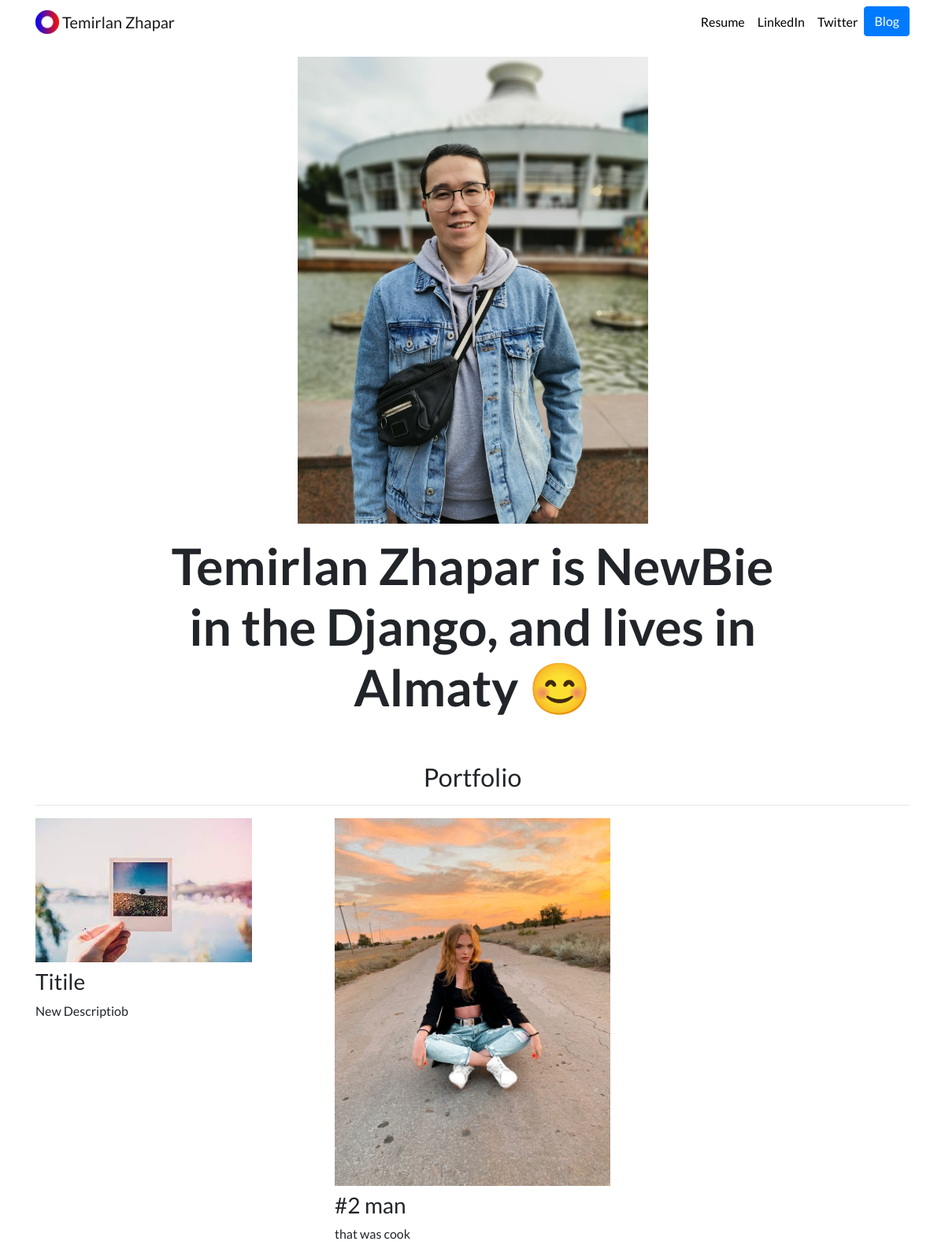
Before: / with the older database file.
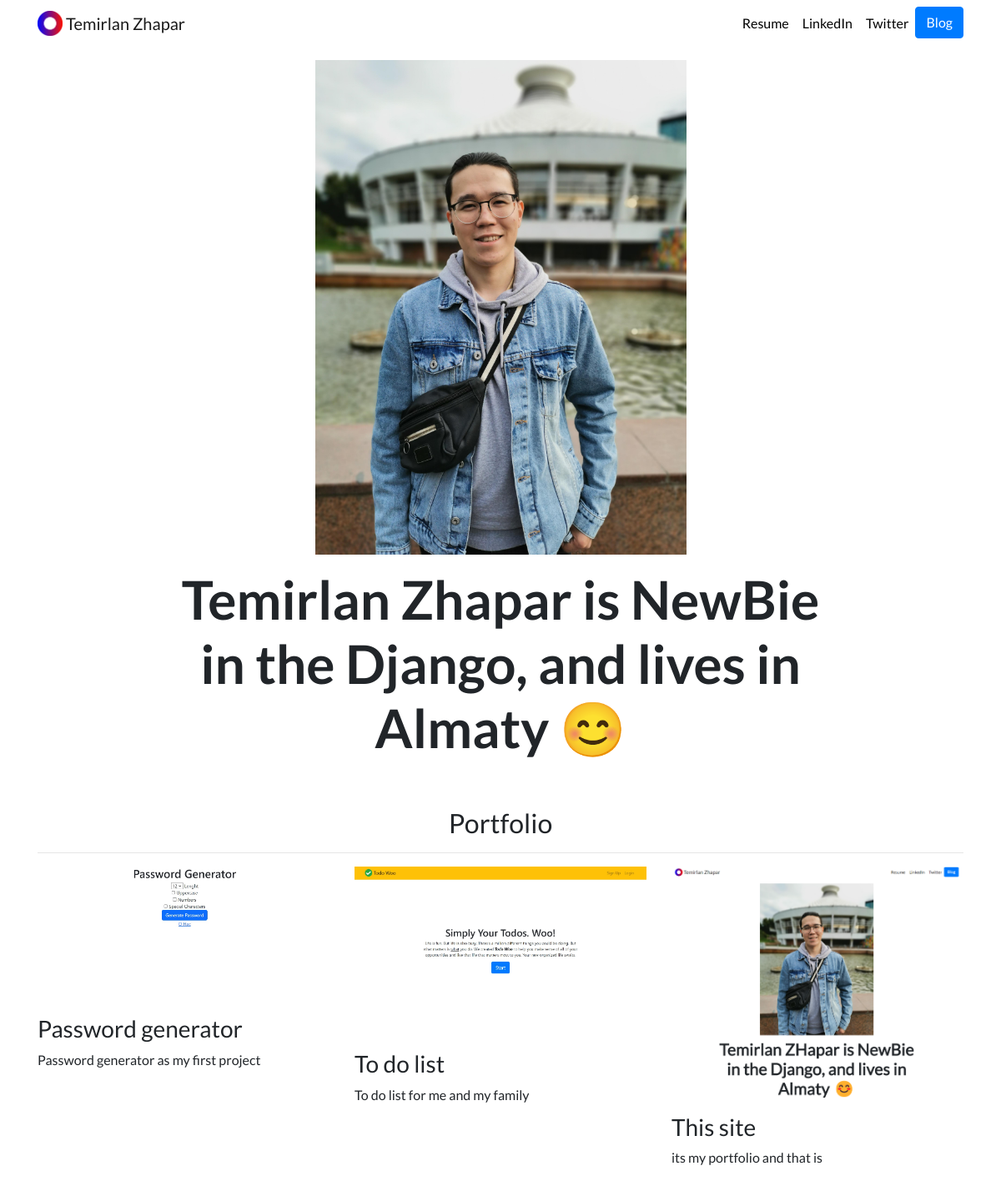
After: the same page with the newer database file.
### portfolio/models.py (models this page shows, shortened)
class Project(models.Model):
    title = models.CharField(max_length=100)
    description = models.CharField(max_length=250)
    image = models.ImageField(upload_to='portfolio/images/')
    url = models.URLField(blank=True)

### portfolio/views.py (the view)
# urls.py: 2. Add a URL to urlpatterns:  path('', views.home, name='home')
def home(request):
    projects = Project.objects.all()
    return render(request, 'portfolio/home.html', {'projects':projects})

### portfolio/templates/portfolio/home.html
{% extends "portfolio/base.html" %}
{% load static %}
{% block content %}
<div class="row justify-content-center my-3">
  <div class="col-5">
    <img src="{% static 'portfolio/photo.jpg' %}" class="img-fluid">
  </div>
</div>
<div class="row justify-content-center mb-3">
  <div class="col-md-9 text-center">
    <h1 id="hometext" class="font-weight-bold">Temirlan Zhapar is NewBie in the Django, and lives in Almaty 😊</h1>
  </div>
</div>
<h2 class="mt-5"><center>Portfolio</center></h2>
<hr>
<div class="row">
  {% for project in projects %}
  <div class="col-lg-4 col-md-6">
    {% if project.url %}
    <a href="{{ project.url }}">
      <img src="{{ project.image.url }}" class="img-fluid mb-2">
    </a>
    {% else %}
    <img src="{{ project.image.url }}" class="img-fluid mb-2">
    {% endif %}
    <h3>{{ project.title }}</h3>
    <p>{{ project.description }}</p>
  </div>
  {% endfor %}
</div>
{% endblock %}

### portfolio/templates/portfolio/base.html (shortened to what this page needs)
{% load static %}
<!doctype html>
<html lang="en">
<head>
  <link rel="stylesheet" href="https://stackpath.bootstrapcdn.com/bootstrap/4.4.1/css/bootstrap.min.css">
  <link rel="stylesheet" href="{% static "portfolio/custom.css" %}">
</head>
<body>
  <nav id="topNav" class="navbar navbar-expand-md navbar-light">
    <div class="container">
      <a class="navbar-brand" href="{% url 'home' %}">
        <img src="{% static "portfolio/Logo.png" %}" width="30" height="30" class="d-inline-block align-top" alt="Nick's Logo">
        <span>Temirlan Zhapar</span>
      </a>
      <div class="collapse navbar-collapse text-center" id="navbarNav">
        <ul class="navbar-nav ml-auto">
          <li class="nav-item">
            <a class="nav-link" href="{% static "portfolio/Жапар Темирлан Жанибекулы (1).pdf" %}">Resume</a>
          </li>
          <li class="nav-item">
            <a class="nav-link" href="https://www.linkedin.com/in/%D1%82%D0%B5%D0%BC%D0%B8%D1%80%D0%BB%D0%B0%D0%BD-%D0%B6%D0%B0%D0%BF%D0%B0%D1%80-382706196/" target="_blank">LinkedIn</a>
          </li>
          <li class="nav-item">
            <a class="nav-link" href="https://twitter.com/arktz2" target="_blank">Twitter</a>
          </li>
          <li>
            <a role="button" href="{% url 'blog:all_blogs' %}" class="btn btn-primary">Blog</a>
          </li>
        </ul>
      </div>
    </div>
  </nav>
  <div class="container">
    {% block content %}{% endblock %}
  </div>
</body>
</html>

### portfolio/static/portfolio/custom.css (style rules this page uses)
.navbar-nav .nav-link { color: rgba(0,0,0,1) !important; }
body { font-family: 'Lato', sans-serif; }
@media (min-width: 992px) { #hometext { font-size: 4rem; } }

Changed rows visible on the page:
removed Project: image (picture), title "Titile", description "New Descriptiob"
removed Project: image (picture), title "#2 man", description "that was cook"
added Project: image (picture), title "Password generator", description "Password generator as my first project"
added Project: image (picture), title "To do list", description "To do list for me and my family"
added Project: image (picture), title "This site", description "its my portfolio and that is"
